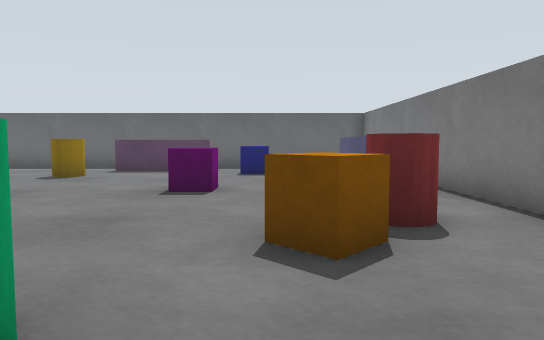
view 1 (above)

14 first-person views from a walk through a Gazebo world. The camera is 0.45 m above the floor, tilts 4° down and sees 70° across. The floor is counted in squares, 0.5 m on a side. Each view is taken from the middle of a square. On the plan, view 1 faces up. The plan holds only what a view shows up to about 13 squares ahead; the rest is blank.

view 2
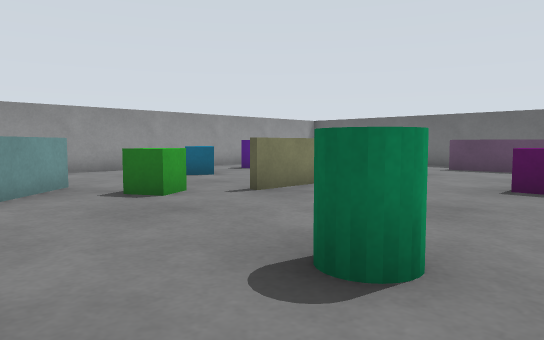

view 3
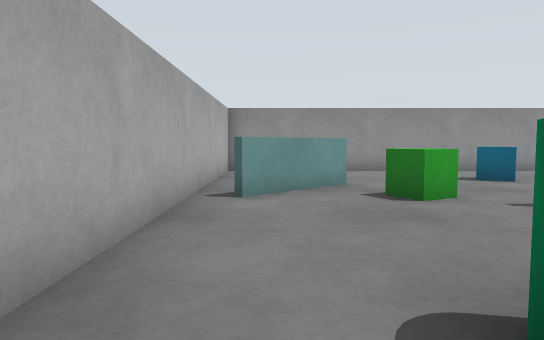

view 4
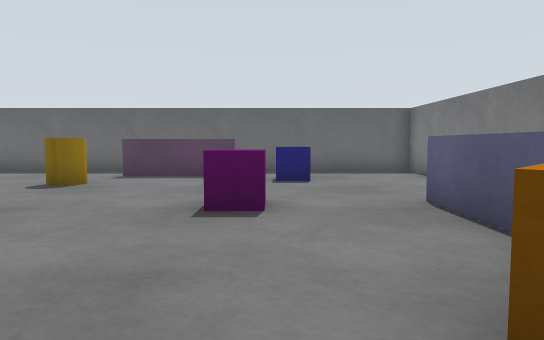

view 5
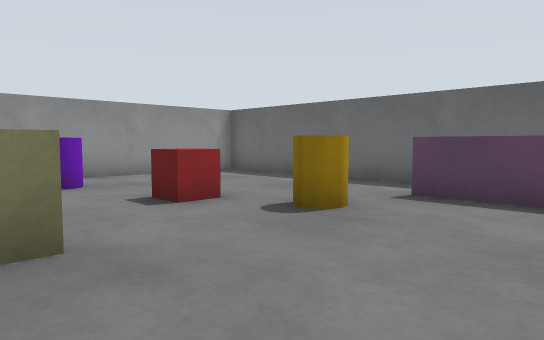

view 6
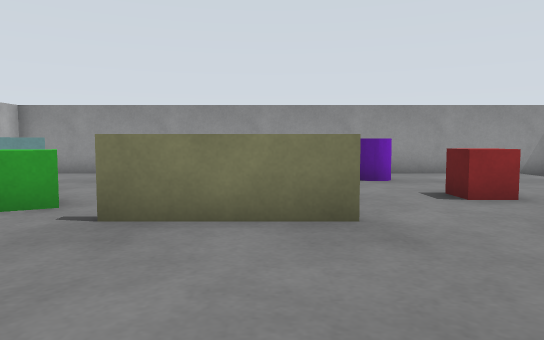

view 7
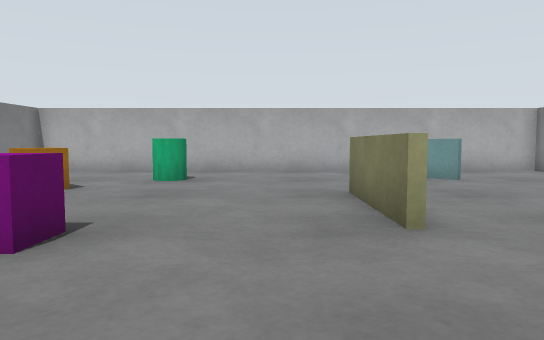

view 8
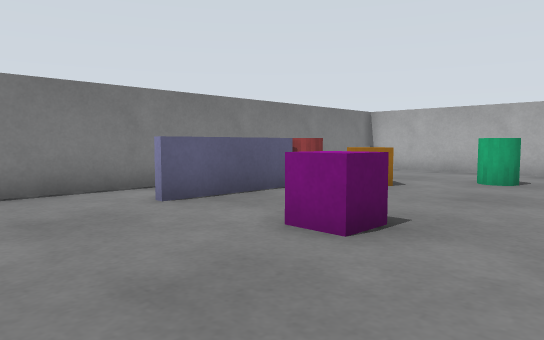

view 9
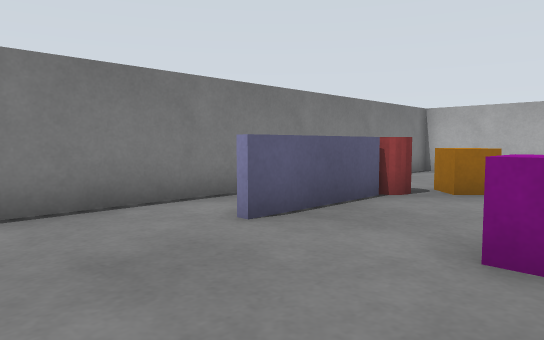

view 10
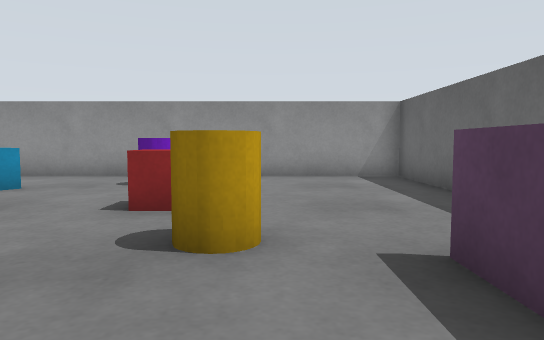

view 11
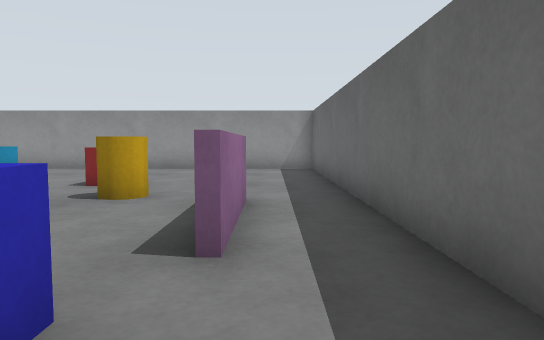

view 12
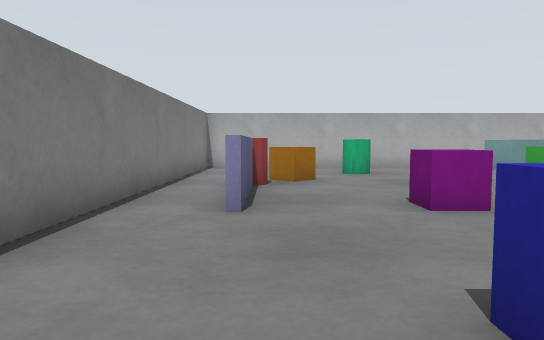

view 13
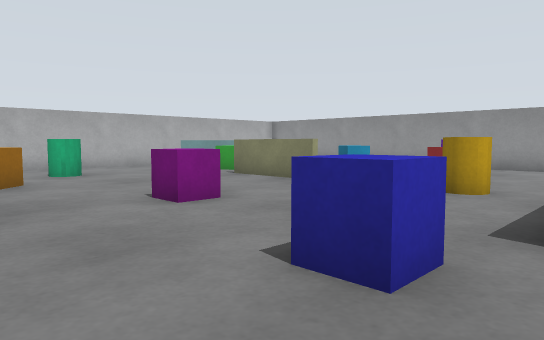

view 14
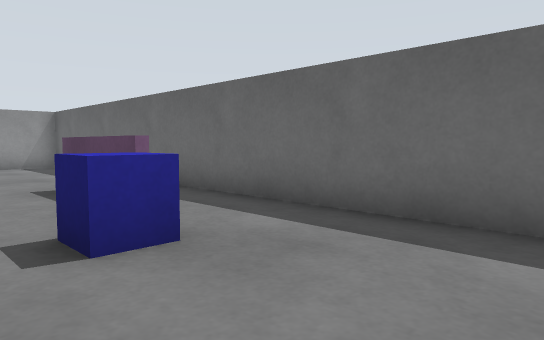

### Floor plan
Points are (right, up) in squares from view 1. A wall is a line through its corners. A room is listed if a view was taken in it or the views show most of it. See-through windows are left out.
Room 1 (views 1, 2, 3, 4, 5, 6, 7, 8, 9, 10, 11, 12, 13, 14)
walls: (-5.4, 7) (-5.4, 4); (-1.9, 12.4) (-5.1, 12.4); (-12.4, -1.4) (3.4, -1.4) (3.4, 14.4) (-12.4, 14.4) (-12.4, -1.4)
low walls: (-8.6, 1.7) (-6.4, -0.5); (1.4, 5.4) (1.4, 8); (-5, 12.6) (-2, 12.6)
objects: purple cylinder (-11, 8) to (-10, 9); cyan box (-10, 5) to (-9, 6); red box (-8, 9) to (-7, 10); green box (-7, 2) to (-6, 3); yellow cylinder (-6, 10) to (-5, 11); green cylinder (-2, 1) to (-1, 2); magenta box (-2, 7) to (-1, 8); blue box (-1, 11) to (0, 12); orange box (0, 3) to (0, 4); red cylinder (1, 4) to (2, 5)

Positions as (right, up) in squares from view 1, and headings:
1: (0, 0), facing up
2: (0, -1), facing up-left
3: (0, 0), facing left
4: (-1, 2), facing up
5: (-2, 6), facing up-left
6: (-1, 6), facing left
7: (-4, 11), facing down
8: (-4, 11), facing down-right
9: (-2, 11), facing down-right
10: (-2, 11), facing left
11: (1, 13), facing left
12: (1, 13), facing down
13: (2, 13), facing down-left
14: (3, 10), facing up-left
